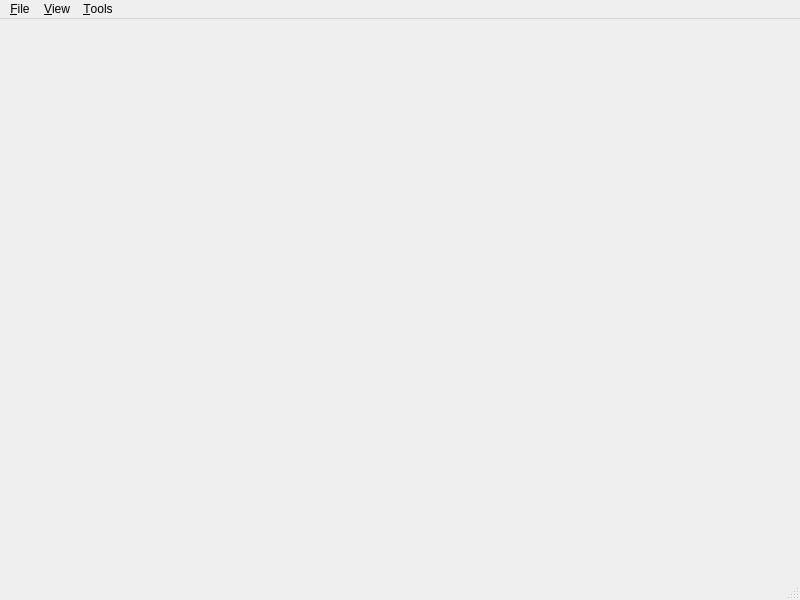
<?xml version="1.0" encoding="UTF-8"?>
<ui version="4.0">
 <class>MainWindow</class>
 <widget class="QMainWindow" name="MainWindow">
  <property name="geometry">
   <rect>
    <x>0</x>
    <y>0</y>
    <width>800</width>
    <height>600</height>
   </rect>
  </property>
  <property name="windowTitle">
   <string>LTSView</string>
  </property>
  <property name="windowIcon">
   <iconset resource="ltsview.qrc">
    <normaloff>:/ltsview/icons/ltsview.ico</normaloff>:/ltsview/icons/ltsview.ico</iconset>
  </property>
  <widget class="QWidget" name="centralWidget"/>
  <widget class="QMenuBar" name="menubar">
   <property name="geometry">
    <rect>
     <x>0</x>
     <y>0</y>
     <width>800</width>
     <height>27</height>
    </rect>
   </property>
   <widget class="QMenu" name="menu_File">
    <property name="title">
     <string>&amp;File</string>
    </property>
    <widget class="QMenu" name="menuExport">
     <property name="title">
      <string>Export</string>
     </property>
     <addaction name="exportBitmap"/>
     <addaction name="exportText"/>
     <addaction name="exportVector"/>
    </widget>
    <addaction name="open"/>
    <addaction name="openTrace"/>
    <addaction name="separator"/>
    <addaction name="menuExport"/>
    <addaction name="separator"/>
    <addaction name="exit"/>
   </widget>
   <widget class="QMenu" name="menu_View">
    <property name="title">
     <string>&amp;View</string>
    </property>
    <addaction name="resetViewpoint"/>
    <addaction name="separator"/>
    <addaction name="zoomIntoAbove"/>
    <addaction name="zoomIntoBelow"/>
    <addaction name="zoomOut"/>
    <addaction name="separator"/>
    <addaction name="displayStates"/>
    <addaction name="displayTransitions"/>
    <addaction name="displayBackpointers"/>
    <addaction name="displayWireframe"/>
    <addaction name="separator"/>
    <addaction name="settings"/>
   </widget>
   <widget class="QMenu" name="menu_Tools">
    <property name="title">
     <string>&amp;Tools</string>
    </property>
    <addaction name="information"/>
    <addaction name="simulation"/>
    <addaction name="mark"/>
   </widget>
   <addaction name="menu_File"/>
   <addaction name="menu_View"/>
   <addaction name="menu_Tools"/>
  </widget>
  <widget class="QStatusBar" name="statusbar"/>
  <action name="open">
   <property name="text">
    <string>&amp;Open...</string>
   </property>
   <property name="shortcut">
    <string>Ctrl+O</string>
   </property>
  </action>
  <action name="openTrace">
   <property name="text">
    <string>Open &amp;Trace...</string>
   </property>
   <property name="shortcut">
    <string>Ctrl+T</string>
   </property>
  </action>
  <action name="exit">
   <property name="text">
    <string>E&amp;xit</string>
   </property>
   <property name="shortcut">
    <string>Ctrl+Q</string>
   </property>
  </action>
  <action name="exportBitmap">
   <property name="text">
    <string>&amp;Bitmap...</string>
   </property>
  </action>
  <action name="exportText">
   <property name="text">
    <string>&amp;Text...</string>
   </property>
  </action>
  <action name="exportVector">
   <property name="text">
    <string>&amp;Vector...</string>
   </property>
  </action>
  <action name="resetViewpoint">
   <property name="text">
    <string>&amp;Reset Viewpoint</string>
   </property>
   <property name="shortcut">
    <string>F2</string>
   </property>
  </action>
  <action name="zoomIntoAbove">
   <property name="text">
    <string>Zoom Into &amp;Above</string>
   </property>
   <property name="shortcut">
    <string>Z</string>
   </property>
  </action>
  <action name="zoomIntoBelow">
   <property name="text">
    <string>Zoom Into &amp;Below</string>
   </property>
   <property name="shortcut">
    <string>X</string>
   </property>
  </action>
  <action name="zoomOut">
   <property name="text">
    <string>Zoom &amp;Out</string>
   </property>
   <property name="shortcut">
    <string>C</string>
   </property>
  </action>
  <action name="displayStates">
   <property name="checkable">
    <bool>true</bool>
   </property>
   <property name="text">
    <string>Display &amp;States</string>
   </property>
   <property name="shortcut">
    <string>F3</string>
   </property>
  </action>
  <action name="displayTransitions">
   <property name="checkable">
    <bool>true</bool>
   </property>
   <property name="text">
    <string>Display &amp;Transitions</string>
   </property>
   <property name="shortcut">
    <string>F4</string>
   </property>
  </action>
  <action name="displayBackpointers">
   <property name="checkable">
    <bool>true</bool>
   </property>
   <property name="text">
    <string>Display Back&amp;pointers</string>
   </property>
   <property name="shortcut">
    <string>F5</string>
   </property>
  </action>
  <action name="displayWireframe">
   <property name="checkable">
    <bool>true</bool>
   </property>
   <property name="text">
    <string>Display &amp;Wireframe</string>
   </property>
   <property name="shortcut">
    <string>F6</string>
   </property>
  </action>
  <action name="settings">
   <property name="text">
    <string>&amp;Settings...</string>
   </property>
  </action>
  <action name="select">
   <property name="checkable">
    <bool>true</bool>
   </property>
   <property name="text">
    <string>&amp;Select</string>
   </property>
   <property name="shortcut">
    <string>S</string>
   </property>
  </action>
  <action name="pan">
   <property name="checkable">
    <bool>true</bool>
   </property>
   <property name="text">
    <string>&amp;Pan</string>
   </property>
   <property name="shortcut">
    <string>D</string>
   </property>
  </action>
  <action name="zoom">
   <property name="checkable">
    <bool>true</bool>
   </property>
   <property name="text">
    <string>&amp;Zoom</string>
   </property>
   <property name="shortcut">
    <string>A</string>
   </property>
  </action>
  <action name="rotate">
   <property name="checkable">
    <bool>true</bool>
   </property>
   <property name="text">
    <string>&amp;Rotate</string>
   </property>
   <property name="shortcut">
    <string>F</string>
   </property>
  </action>
  <action name="information">
   <property name="text">
    <string>&amp;Information...</string>
   </property>
   <property name="shortcut">
    <string>Ctrl+I</string>
   </property>
  </action>
  <action name="simulation">
   <property name="text">
    <string>Sim&amp;ulation...</string>
   </property>
   <property name="shortcut">
    <string>Ctrl+S</string>
   </property>
  </action>
  <action name="mark">
   <property name="text">
    <string>&amp;Mark...</string>
   </property>
   <property name="shortcut">
    <string>Ctrl+M</string>
   </property>
  </action>
 </widget>
 <resources>
  <include location="ltsview.qrc"/>
 </resources>
 <connections/>
</ui>
